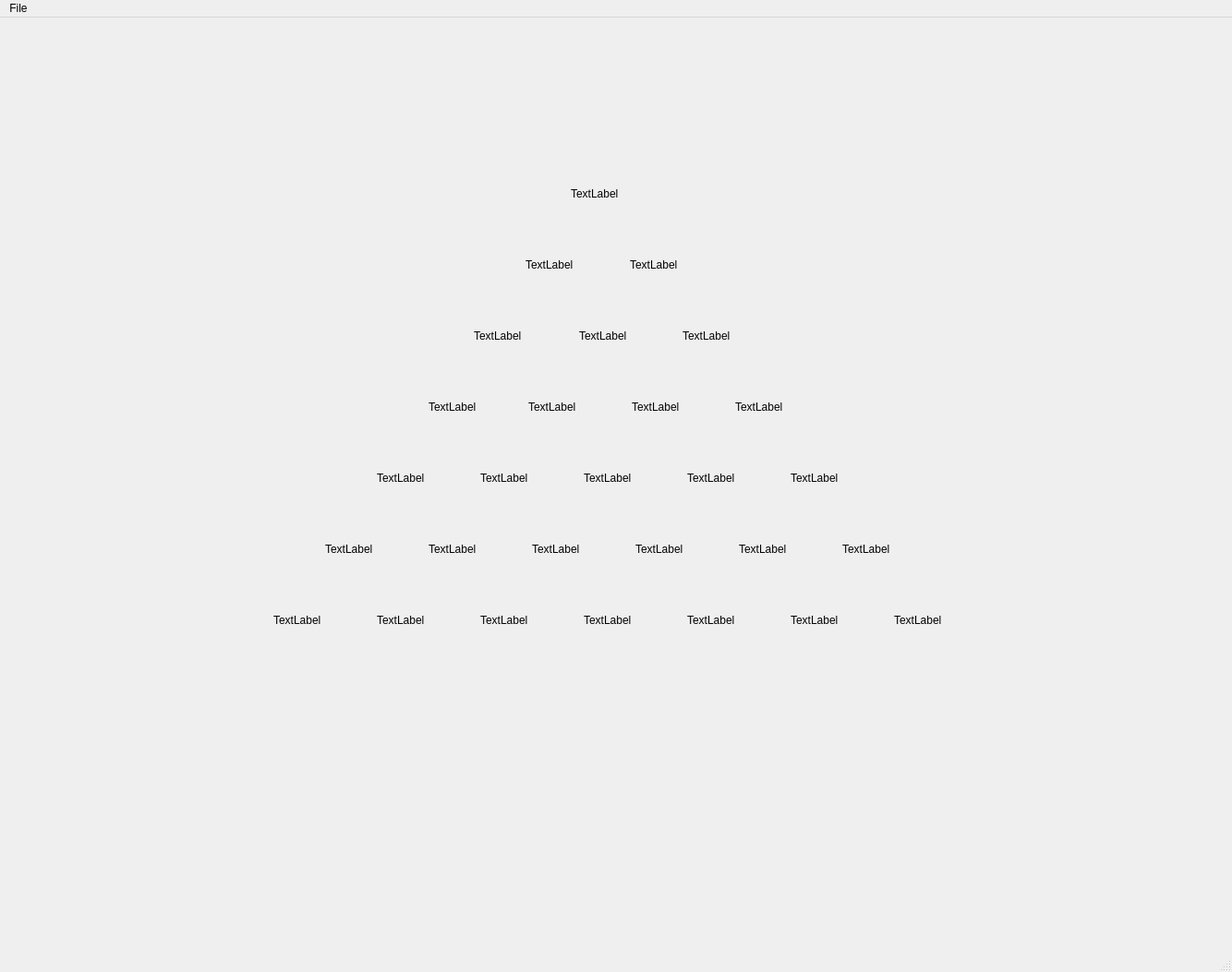
<?xml version="1.0" encoding="UTF-8"?>
<ui version="4.0">
 <class>MainWindow</class>
 <widget class="QMainWindow" name="MainWindow">
  <property name="geometry">
   <rect>
    <x>0</x>
    <y>0</y>
    <width>1334</width>
    <height>1053</height>
   </rect>
  </property>
  <property name="windowTitle">
   <string>Solitaire - Pyramid</string>
  </property>
  <property name="windowIcon">
   <iconset>
    <normaloff>images/main_window_icon.png</normaloff>images/main_window_icon.png</iconset>
  </property>
  <widget class="QWidget" name="centralwidget">
   <widget class="QLabel" name="label_28">
    <property name="geometry">
     <rect>
      <x>387</x>
      <y>140</y>
      <width>80</width>
      <height>116</height>
     </rect>
    </property>
    <property name="sizePolicy">
     <sizepolicy hsizetype="Fixed" vsizetype="Fixed">
      <horstretch>0</horstretch>
      <verstretch>0</verstretch>
     </sizepolicy>
    </property>
    <property name="cursor">
     <cursorShape>PointingHandCursor</cursorShape>
    </property>
    <property name="acceptDrops">
     <bool>false</bool>
    </property>
    <property name="styleSheet">
     <string notr="true"/>
    </property>
    <property name="text">
     <string/>
    </property>
    <property name="scaledContents">
     <bool>true</bool>
    </property>
   </widget>
   <widget class="QPushButton" name="pushButton">
    <property name="geometry">
     <rect>
      <x>296</x>
      <y>161</y>
      <width>71</width>
      <height>71</height>
     </rect>
    </property>
    <property name="cursor">
     <cursorShape>PointingHandCursor</cursorShape>
    </property>
    <property name="text">
     <string/>
    </property>
    <property name="icon">
     <iconset>
      <normaloff>images/next.png</normaloff>images/next.png</iconset>
    </property>
    <property name="iconSize">
     <size>
      <width>69</width>
      <height>69</height>
     </size>
    </property>
    <property name="flat">
     <bool>true</bool>
    </property>
   </widget>
   <widget class="QLabel" name="label_0">
    <property name="geometry">
     <rect>
      <x>618</x>
      <y>133</y>
      <width>80</width>
      <height>116</height>
     </rect>
    </property>
    <property name="sizePolicy">
     <sizepolicy hsizetype="Fixed" vsizetype="Fixed">
      <horstretch>0</horstretch>
      <verstretch>0</verstretch>
     </sizepolicy>
    </property>
    <property name="cursor">
     <cursorShape>PointingHandCursor</cursorShape>
    </property>
    <property name="mouseTracking">
     <bool>false</bool>
    </property>
    <property name="styleSheet">
     <string notr="true"/>
    </property>
    <property name="text">
     <string>TextLabel</string>
    </property>
    <property name="scaledContents">
     <bool>true</bool>
    </property>
   </widget>
   <widget class="QLabel" name="label_2">
    <property name="geometry">
     <rect>
      <x>682</x>
      <y>210</y>
      <width>80</width>
      <height>116</height>
     </rect>
    </property>
    <property name="sizePolicy">
     <sizepolicy hsizetype="Fixed" vsizetype="Fixed">
      <horstretch>0</horstretch>
      <verstretch>0</verstretch>
     </sizepolicy>
    </property>
    <property name="cursor">
     <cursorShape>PointingHandCursor</cursorShape>
    </property>
    <property name="styleSheet">
     <string notr="true"/>
    </property>
    <property name="text">
     <string>TextLabel</string>
    </property>
    <property name="scaledContents">
     <bool>true</bool>
    </property>
   </widget>
   <widget class="QLabel" name="label_1">
    <property name="geometry">
     <rect>
      <x>569</x>
      <y>210</y>
      <width>80</width>
      <height>116</height>
     </rect>
    </property>
    <property name="sizePolicy">
     <sizepolicy hsizetype="Fixed" vsizetype="Fixed">
      <horstretch>0</horstretch>
      <verstretch>0</verstretch>
     </sizepolicy>
    </property>
    <property name="cursor">
     <cursorShape>PointingHandCursor</cursorShape>
    </property>
    <property name="styleSheet">
     <string notr="true"/>
    </property>
    <property name="text">
     <string>TextLabel</string>
    </property>
    <property name="scaledContents">
     <bool>true</bool>
    </property>
   </widget>
   <widget class="QLabel" name="label_3">
    <property name="geometry">
     <rect>
      <x>513</x>
      <y>287</y>
      <width>80</width>
      <height>116</height>
     </rect>
    </property>
    <property name="sizePolicy">
     <sizepolicy hsizetype="Fixed" vsizetype="Fixed">
      <horstretch>0</horstretch>
      <verstretch>0</verstretch>
     </sizepolicy>
    </property>
    <property name="cursor">
     <cursorShape>PointingHandCursor</cursorShape>
    </property>
    <property name="styleSheet">
     <string notr="true"/>
    </property>
    <property name="text">
     <string>TextLabel</string>
    </property>
    <property name="scaledContents">
     <bool>true</bool>
    </property>
   </widget>
   <widget class="QLabel" name="label_4">
    <property name="geometry">
     <rect>
      <x>627</x>
      <y>287</y>
      <width>80</width>
      <height>116</height>
     </rect>
    </property>
    <property name="sizePolicy">
     <sizepolicy hsizetype="Fixed" vsizetype="Fixed">
      <horstretch>0</horstretch>
      <verstretch>0</verstretch>
     </sizepolicy>
    </property>
    <property name="cursor">
     <cursorShape>PointingHandCursor</cursorShape>
    </property>
    <property name="styleSheet">
     <string notr="true"/>
    </property>
    <property name="text">
     <string>TextLabel</string>
    </property>
    <property name="scaledContents">
     <bool>true</bool>
    </property>
   </widget>
   <widget class="QLabel" name="label_5">
    <property name="geometry">
     <rect>
      <x>739</x>
      <y>287</y>
      <width>80</width>
      <height>116</height>
     </rect>
    </property>
    <property name="sizePolicy">
     <sizepolicy hsizetype="Fixed" vsizetype="Fixed">
      <horstretch>0</horstretch>
      <verstretch>0</verstretch>
     </sizepolicy>
    </property>
    <property name="cursor">
     <cursorShape>PointingHandCursor</cursorShape>
    </property>
    <property name="styleSheet">
     <string notr="true"/>
    </property>
    <property name="text">
     <string>TextLabel</string>
    </property>
    <property name="scaledContents">
     <bool>true</bool>
    </property>
   </widget>
   <widget class="QLabel" name="label_6">
    <property name="geometry">
     <rect>
      <x>464</x>
      <y>364</y>
      <width>80</width>
      <height>116</height>
     </rect>
    </property>
    <property name="sizePolicy">
     <sizepolicy hsizetype="Fixed" vsizetype="Fixed">
      <horstretch>0</horstretch>
      <verstretch>0</verstretch>
     </sizepolicy>
    </property>
    <property name="cursor">
     <cursorShape>PointingHandCursor</cursorShape>
    </property>
    <property name="text">
     <string>TextLabel</string>
    </property>
    <property name="scaledContents">
     <bool>true</bool>
    </property>
   </widget>
   <widget class="QLabel" name="label_7">
    <property name="geometry">
     <rect>
      <x>572</x>
      <y>364</y>
      <width>80</width>
      <height>116</height>
     </rect>
    </property>
    <property name="sizePolicy">
     <sizepolicy hsizetype="Fixed" vsizetype="Fixed">
      <horstretch>0</horstretch>
      <verstretch>0</verstretch>
     </sizepolicy>
    </property>
    <property name="cursor">
     <cursorShape>PointingHandCursor</cursorShape>
    </property>
    <property name="styleSheet">
     <string notr="true"/>
    </property>
    <property name="text">
     <string>TextLabel</string>
    </property>
    <property name="scaledContents">
     <bool>true</bool>
    </property>
   </widget>
   <widget class="QLabel" name="label_9">
    <property name="geometry">
     <rect>
      <x>796</x>
      <y>364</y>
      <width>80</width>
      <height>116</height>
     </rect>
    </property>
    <property name="sizePolicy">
     <sizepolicy hsizetype="Fixed" vsizetype="Fixed">
      <horstretch>0</horstretch>
      <verstretch>0</verstretch>
     </sizepolicy>
    </property>
    <property name="cursor">
     <cursorShape>PointingHandCursor</cursorShape>
    </property>
    <property name="styleSheet">
     <string notr="true"/>
    </property>
    <property name="text">
     <string>TextLabel</string>
    </property>
    <property name="scaledContents">
     <bool>true</bool>
    </property>
   </widget>
   <widget class="QLabel" name="label_8">
    <property name="geometry">
     <rect>
      <x>684</x>
      <y>364</y>
      <width>80</width>
      <height>116</height>
     </rect>
    </property>
    <property name="sizePolicy">
     <sizepolicy hsizetype="Fixed" vsizetype="Fixed">
      <horstretch>0</horstretch>
      <verstretch>0</verstretch>
     </sizepolicy>
    </property>
    <property name="cursor">
     <cursorShape>PointingHandCursor</cursorShape>
    </property>
    <property name="styleSheet">
     <string notr="true"/>
    </property>
    <property name="text">
     <string>TextLabel</string>
    </property>
    <property name="scaledContents">
     <bool>true</bool>
    </property>
   </widget>
   <widget class="QLabel" name="label_11">
    <property name="geometry">
     <rect>
      <x>520</x>
      <y>441</y>
      <width>80</width>
      <height>116</height>
     </rect>
    </property>
    <property name="sizePolicy">
     <sizepolicy hsizetype="Fixed" vsizetype="Fixed">
      <horstretch>0</horstretch>
      <verstretch>0</verstretch>
     </sizepolicy>
    </property>
    <property name="cursor">
     <cursorShape>PointingHandCursor</cursorShape>
    </property>
    <property name="styleSheet">
     <string notr="true"/>
    </property>
    <property name="text">
     <string>TextLabel</string>
    </property>
    <property name="scaledContents">
     <bool>true</bool>
    </property>
   </widget>
   <widget class="QLabel" name="label_12">
    <property name="geometry">
     <rect>
      <x>632</x>
      <y>441</y>
      <width>80</width>
      <height>116</height>
     </rect>
    </property>
    <property name="sizePolicy">
     <sizepolicy hsizetype="Fixed" vsizetype="Fixed">
      <horstretch>0</horstretch>
      <verstretch>0</verstretch>
     </sizepolicy>
    </property>
    <property name="cursor">
     <cursorShape>PointingHandCursor</cursorShape>
    </property>
    <property name="styleSheet">
     <string notr="true"/>
    </property>
    <property name="text">
     <string>TextLabel</string>
    </property>
    <property name="scaledContents">
     <bool>true</bool>
    </property>
   </widget>
   <widget class="QLabel" name="label_13">
    <property name="geometry">
     <rect>
      <x>744</x>
      <y>441</y>
      <width>80</width>
      <height>116</height>
     </rect>
    </property>
    <property name="sizePolicy">
     <sizepolicy hsizetype="Fixed" vsizetype="Fixed">
      <horstretch>0</horstretch>
      <verstretch>0</verstretch>
     </sizepolicy>
    </property>
    <property name="cursor">
     <cursorShape>PointingHandCursor</cursorShape>
    </property>
    <property name="styleSheet">
     <string notr="true"/>
    </property>
    <property name="text">
     <string>TextLabel</string>
    </property>
    <property name="scaledContents">
     <bool>true</bool>
    </property>
   </widget>
   <widget class="QLabel" name="label_10">
    <property name="geometry">
     <rect>
      <x>408</x>
      <y>441</y>
      <width>80</width>
      <height>116</height>
     </rect>
    </property>
    <property name="sizePolicy">
     <sizepolicy hsizetype="Fixed" vsizetype="Fixed">
      <horstretch>0</horstretch>
      <verstretch>0</verstretch>
     </sizepolicy>
    </property>
    <property name="cursor">
     <cursorShape>PointingHandCursor</cursorShape>
    </property>
    <property name="styleSheet">
     <string notr="true"/>
    </property>
    <property name="text">
     <string>TextLabel</string>
    </property>
    <property name="scaledContents">
     <bool>true</bool>
    </property>
   </widget>
   <widget class="QLabel" name="label_14">
    <property name="geometry">
     <rect>
      <x>856</x>
      <y>441</y>
      <width>80</width>
      <height>116</height>
     </rect>
    </property>
    <property name="sizePolicy">
     <sizepolicy hsizetype="Fixed" vsizetype="Fixed">
      <horstretch>0</horstretch>
      <verstretch>0</verstretch>
     </sizepolicy>
    </property>
    <property name="cursor">
     <cursorShape>PointingHandCursor</cursorShape>
    </property>
    <property name="styleSheet">
     <string notr="true"/>
    </property>
    <property name="text">
     <string>TextLabel</string>
    </property>
    <property name="scaledContents">
     <bool>true</bool>
    </property>
   </widget>
   <widget class="QLabel" name="label_17">
    <property name="geometry">
     <rect>
      <x>576</x>
      <y>518</y>
      <width>80</width>
      <height>116</height>
     </rect>
    </property>
    <property name="sizePolicy">
     <sizepolicy hsizetype="Fixed" vsizetype="Fixed">
      <horstretch>0</horstretch>
      <verstretch>0</verstretch>
     </sizepolicy>
    </property>
    <property name="cursor">
     <cursorShape>PointingHandCursor</cursorShape>
    </property>
    <property name="styleSheet">
     <string notr="true"/>
    </property>
    <property name="text">
     <string>TextLabel</string>
    </property>
    <property name="scaledContents">
     <bool>true</bool>
    </property>
   </widget>
   <widget class="QLabel" name="label_20">
    <property name="geometry">
     <rect>
      <x>912</x>
      <y>518</y>
      <width>80</width>
      <height>116</height>
     </rect>
    </property>
    <property name="sizePolicy">
     <sizepolicy hsizetype="Fixed" vsizetype="Fixed">
      <horstretch>0</horstretch>
      <verstretch>0</verstretch>
     </sizepolicy>
    </property>
    <property name="cursor">
     <cursorShape>PointingHandCursor</cursorShape>
    </property>
    <property name="styleSheet">
     <string notr="true"/>
    </property>
    <property name="text">
     <string>TextLabel</string>
    </property>
    <property name="scaledContents">
     <bool>true</bool>
    </property>
   </widget>
   <widget class="QLabel" name="label_16">
    <property name="geometry">
     <rect>
      <x>464</x>
      <y>518</y>
      <width>80</width>
      <height>116</height>
     </rect>
    </property>
    <property name="sizePolicy">
     <sizepolicy hsizetype="Fixed" vsizetype="Fixed">
      <horstretch>0</horstretch>
      <verstretch>0</verstretch>
     </sizepolicy>
    </property>
    <property name="cursor">
     <cursorShape>PointingHandCursor</cursorShape>
    </property>
    <property name="styleSheet">
     <string notr="true"/>
    </property>
    <property name="text">
     <string>TextLabel</string>
    </property>
    <property name="scaledContents">
     <bool>true</bool>
    </property>
   </widget>
   <widget class="QLabel" name="label_19">
    <property name="geometry">
     <rect>
      <x>800</x>
      <y>518</y>
      <width>80</width>
      <height>116</height>
     </rect>
    </property>
    <property name="sizePolicy">
     <sizepolicy hsizetype="Fixed" vsizetype="Fixed">
      <horstretch>0</horstretch>
      <verstretch>0</verstretch>
     </sizepolicy>
    </property>
    <property name="cursor">
     <cursorShape>PointingHandCursor</cursorShape>
    </property>
    <property name="styleSheet">
     <string notr="true"/>
    </property>
    <property name="text">
     <string>TextLabel</string>
    </property>
    <property name="scaledContents">
     <bool>true</bool>
    </property>
   </widget>
   <widget class="QLabel" name="label_18">
    <property name="geometry">
     <rect>
      <x>688</x>
      <y>518</y>
      <width>80</width>
      <height>116</height>
     </rect>
    </property>
    <property name="sizePolicy">
     <sizepolicy hsizetype="Fixed" vsizetype="Fixed">
      <horstretch>0</horstretch>
      <verstretch>0</verstretch>
     </sizepolicy>
    </property>
    <property name="cursor">
     <cursorShape>PointingHandCursor</cursorShape>
    </property>
    <property name="styleSheet">
     <string notr="true"/>
    </property>
    <property name="text">
     <string>TextLabel</string>
    </property>
    <property name="scaledContents">
     <bool>true</bool>
    </property>
   </widget>
   <widget class="QLabel" name="label_15">
    <property name="geometry">
     <rect>
      <x>352</x>
      <y>518</y>
      <width>80</width>
      <height>116</height>
     </rect>
    </property>
    <property name="sizePolicy">
     <sizepolicy hsizetype="Fixed" vsizetype="Fixed">
      <horstretch>0</horstretch>
      <verstretch>0</verstretch>
     </sizepolicy>
    </property>
    <property name="cursor">
     <cursorShape>PointingHandCursor</cursorShape>
    </property>
    <property name="styleSheet">
     <string notr="true"/>
    </property>
    <property name="text">
     <string>TextLabel</string>
    </property>
    <property name="scaledContents">
     <bool>true</bool>
    </property>
   </widget>
   <widget class="QLabel" name="label_26">
    <property name="geometry">
     <rect>
      <x>856</x>
      <y>595</y>
      <width>80</width>
      <height>116</height>
     </rect>
    </property>
    <property name="sizePolicy">
     <sizepolicy hsizetype="Fixed" vsizetype="Fixed">
      <horstretch>0</horstretch>
      <verstretch>0</verstretch>
     </sizepolicy>
    </property>
    <property name="cursor">
     <cursorShape>PointingHandCursor</cursorShape>
    </property>
    <property name="styleSheet">
     <string notr="true"/>
    </property>
    <property name="text">
     <string>TextLabel</string>
    </property>
    <property name="scaledContents">
     <bool>true</bool>
    </property>
   </widget>
   <widget class="QLabel" name="label_21">
    <property name="geometry">
     <rect>
      <x>296</x>
      <y>595</y>
      <width>80</width>
      <height>116</height>
     </rect>
    </property>
    <property name="sizePolicy">
     <sizepolicy hsizetype="Fixed" vsizetype="Fixed">
      <horstretch>0</horstretch>
      <verstretch>0</verstretch>
     </sizepolicy>
    </property>
    <property name="cursor">
     <cursorShape>PointingHandCursor</cursorShape>
    </property>
    <property name="styleSheet">
     <string notr="true"/>
    </property>
    <property name="text">
     <string>TextLabel</string>
    </property>
    <property name="scaledContents">
     <bool>true</bool>
    </property>
   </widget>
   <widget class="QLabel" name="label_27">
    <property name="geometry">
     <rect>
      <x>968</x>
      <y>595</y>
      <width>80</width>
      <height>116</height>
     </rect>
    </property>
    <property name="sizePolicy">
     <sizepolicy hsizetype="Fixed" vsizetype="Fixed">
      <horstretch>0</horstretch>
      <verstretch>0</verstretch>
     </sizepolicy>
    </property>
    <property name="cursor">
     <cursorShape>PointingHandCursor</cursorShape>
    </property>
    <property name="mouseTracking">
     <bool>false</bool>
    </property>
    <property name="styleSheet">
     <string notr="true"/>
    </property>
    <property name="text">
     <string>TextLabel</string>
    </property>
    <property name="scaledContents">
     <bool>true</bool>
    </property>
   </widget>
   <widget class="QLabel" name="label_25">
    <property name="geometry">
     <rect>
      <x>744</x>
      <y>595</y>
      <width>80</width>
      <height>116</height>
     </rect>
    </property>
    <property name="sizePolicy">
     <sizepolicy hsizetype="Fixed" vsizetype="Fixed">
      <horstretch>0</horstretch>
      <verstretch>0</verstretch>
     </sizepolicy>
    </property>
    <property name="cursor">
     <cursorShape>PointingHandCursor</cursorShape>
    </property>
    <property name="styleSheet">
     <string notr="true"/>
    </property>
    <property name="text">
     <string>TextLabel</string>
    </property>
    <property name="scaledContents">
     <bool>true</bool>
    </property>
   </widget>
   <widget class="QLabel" name="label_22">
    <property name="geometry">
     <rect>
      <x>408</x>
      <y>595</y>
      <width>80</width>
      <height>116</height>
     </rect>
    </property>
    <property name="sizePolicy">
     <sizepolicy hsizetype="Fixed" vsizetype="Fixed">
      <horstretch>0</horstretch>
      <verstretch>0</verstretch>
     </sizepolicy>
    </property>
    <property name="cursor">
     <cursorShape>PointingHandCursor</cursorShape>
    </property>
    <property name="styleSheet">
     <string notr="true"/>
    </property>
    <property name="text">
     <string>TextLabel</string>
    </property>
    <property name="scaledContents">
     <bool>true</bool>
    </property>
   </widget>
   <widget class="QLabel" name="label_23">
    <property name="geometry">
     <rect>
      <x>520</x>
      <y>595</y>
      <width>80</width>
      <height>116</height>
     </rect>
    </property>
    <property name="sizePolicy">
     <sizepolicy hsizetype="Fixed" vsizetype="Fixed">
      <horstretch>0</horstretch>
      <verstretch>0</verstretch>
     </sizepolicy>
    </property>
    <property name="cursor">
     <cursorShape>PointingHandCursor</cursorShape>
    </property>
    <property name="styleSheet">
     <string notr="true"/>
    </property>
    <property name="text">
     <string>TextLabel</string>
    </property>
    <property name="scaledContents">
     <bool>true</bool>
    </property>
   </widget>
   <widget class="QLabel" name="label_24">
    <property name="geometry">
     <rect>
      <x>632</x>
      <y>595</y>
      <width>80</width>
      <height>116</height>
     </rect>
    </property>
    <property name="sizePolicy">
     <sizepolicy hsizetype="Fixed" vsizetype="Fixed">
      <horstretch>0</horstretch>
      <verstretch>0</verstretch>
     </sizepolicy>
    </property>
    <property name="cursor">
     <cursorShape>PointingHandCursor</cursorShape>
    </property>
    <property name="styleSheet">
     <string notr="true"/>
    </property>
    <property name="text">
     <string>TextLabel</string>
    </property>
    <property name="scaledContents">
     <bool>true</bool>
    </property>
   </widget>
   <widget class="QLabel" name="label_29">
    <property name="geometry">
     <rect>
      <x>198</x>
      <y>140</y>
      <width>80</width>
      <height>116</height>
     </rect>
    </property>
    <property name="sizePolicy">
     <sizepolicy hsizetype="Fixed" vsizetype="Fixed">
      <horstretch>0</horstretch>
      <verstretch>0</verstretch>
     </sizepolicy>
    </property>
    <property name="cursor">
     <cursorShape>PointingHandCursor</cursorShape>
    </property>
    <property name="acceptDrops">
     <bool>false</bool>
    </property>
    <property name="styleSheet">
     <string notr="true"/>
    </property>
    <property name="text">
     <string/>
    </property>
    <property name="scaledContents">
     <bool>true</bool>
    </property>
   </widget>
  </widget>
  <widget class="QMenuBar" name="menubar">
   <property name="geometry">
    <rect>
     <x>0</x>
     <y>0</y>
     <width>1334</width>
     <height>49</height>
    </rect>
   </property>
   <widget class="QMenu" name="menuFile">
    <property name="title">
     <string>File</string>
    </property>
    <addaction name="actionNew_game"/>
    <addaction name="actionWin_the_game"/>
    <addaction name="actionExit"/>
   </widget>
   <addaction name="menuFile"/>
  </widget>
  <widget class="QStatusBar" name="statusbar"/>
  <action name="actionNew_game">
   <property name="text">
    <string>New game</string>
   </property>
   <property name="shortcut">
    <string>Ctrl+N</string>
   </property>
  </action>
  <action name="actionExit">
   <property name="text">
    <string>Exit</string>
   </property>
   <property name="shortcut">
    <string>Ctrl+Q</string>
   </property>
  </action>
  <action name="actionWin_the_game">
   <property name="text">
    <string>Win the game</string>
   </property>
  </action>
 </widget>
 <resources/>
 <connections/>
</ui>
